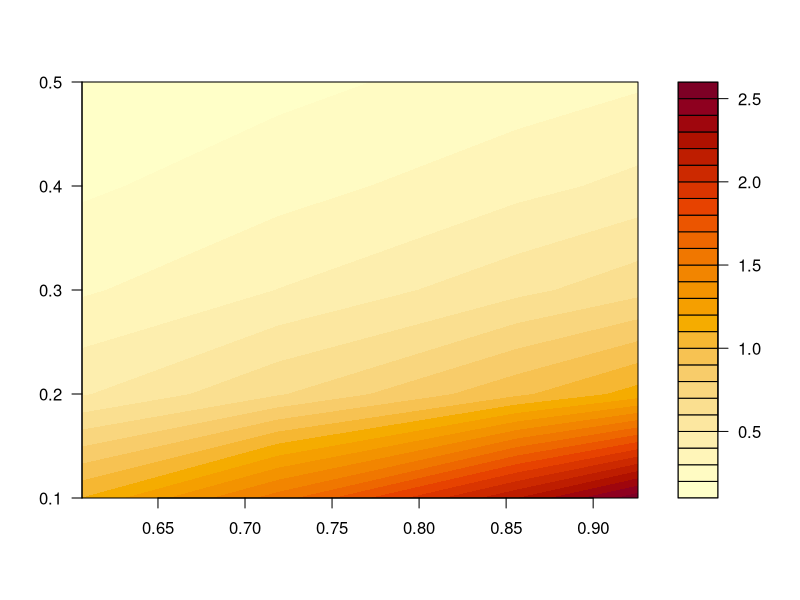
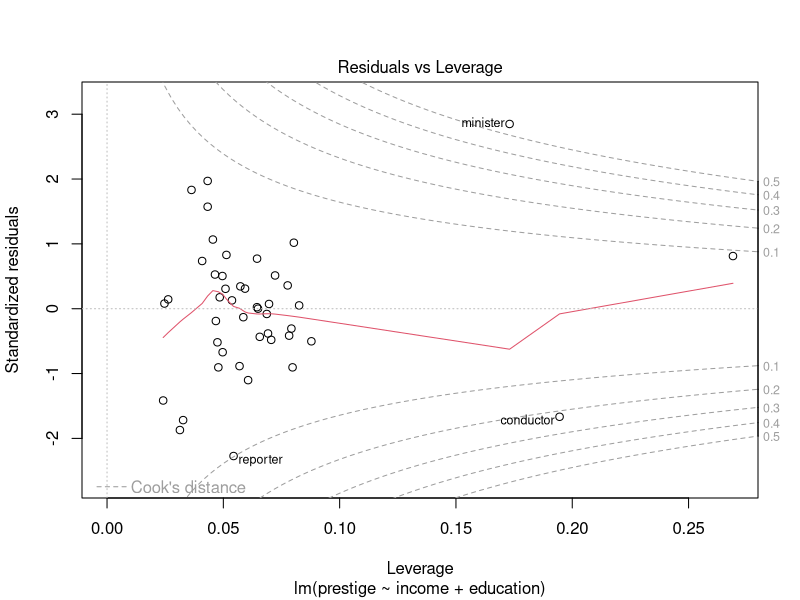
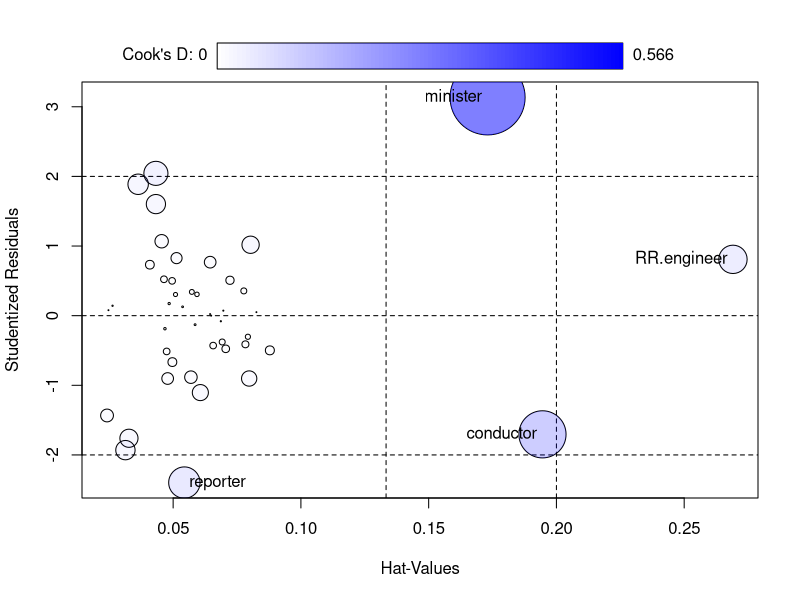
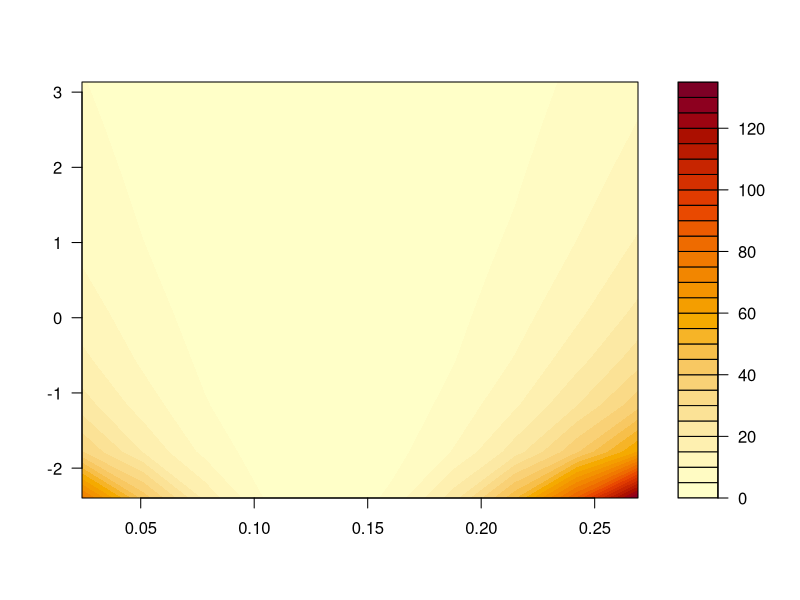

These figures' R source, in order: (Note: this script raises an error after producing the figures.)
#' contours of cookd
#' 
library(ggplot2)
library(ggfortify)
library(dplyr)
library(car)


# calculate Cook D on a grid of values
cookd.values <- function(stres, leverage, rank, as.matrix = FALSE) {
  DF <- expand.grid(stres = stres, leverage = leverage)
  DF$cookd <- DF$stres^2 * ((1-DF$leverage)/DF$leverage) / rank
  result <- DF
  if (!as.matrix) {
    return(result)
  }
  else{
    result <- matrix(result$cookd, nrow = length(stres), ncol = length(leverage))
    rownames(result) <- round(stres, 3)
    colnames(result) <- round(leverage,3)
    names(dimnames(result)) <- list("stres", "leverage")
    return(result)
  }
}

s <- runif(4, 0.5, 1) |> sort()
l <- seq(0.1, 0.5, .1)
CD <- cookd.values(s, l, 3)
cd <- cookd.values(s, l, 3, as.matrix=TRUE)
cd

filled.contour(s, l, cd)

dunc.mod <- lm(prestige ~income + education, data = Duncan)

plot(dunc.mod, which = 5, cook.levels = seq(0.1, 0.5, .1))

influencePlot(dunc.mod)
hat   <- hatvalues(dunc.mod)
stres <- rstudent(dunc.mod)
cookd <- cooks.distance(dunc.mod)

summary(data.frame(hat,stres,cookd))

s <- seq(min(stres), max(stres), length.out = 10)
l <- seq(min(hat), max(hat), length.out = 10)
cd <- cookd.values(s, l, dunc.mod$rank, as.matrix=TRUE)

filled.contour(l, s, cd, add = TRUE)







# from: https://stackoverflow.com/questions/48962406/add-cooks-distance-levels-to-ggplot2
cd_cont_pos <- function(leverage, level, model) {sqrt(level*length(coef(model))*(1-leverage)/leverage)}
cd_cont_neg <- function(leverage, level, model) {-cd_cont_pos(leverage, level, model)}

autoplot(model, which = 5) +
  stat_function(fun = cd_cont_pos, args = list(level = 0.5, model = model), xlim = c(0, 0.25), lty = 2, colour = "red") +
  stat_function(fun = cd_cont_neg, args = list(level = 0.5, model = model), xlim = c(0, 0.25), lty = 2, colour = "red") +
  scale_y_continuous(limits = c(-2, 2.5))
